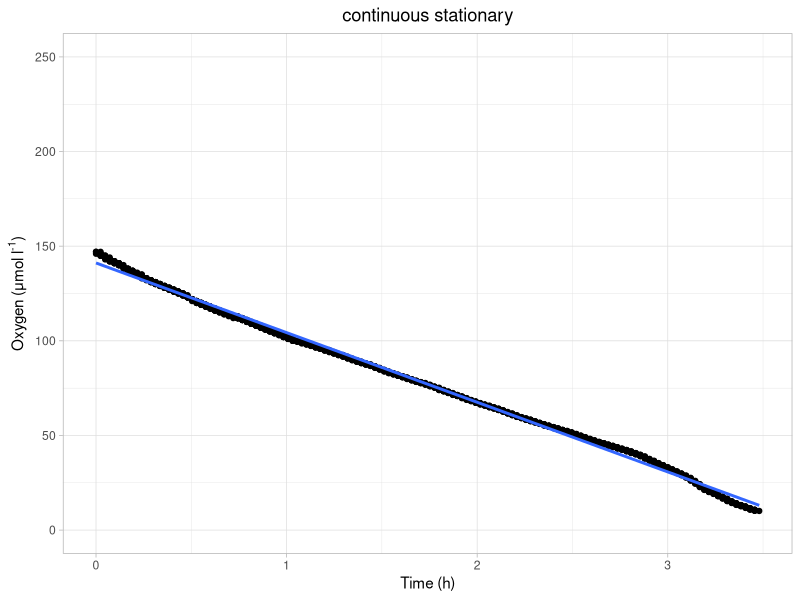
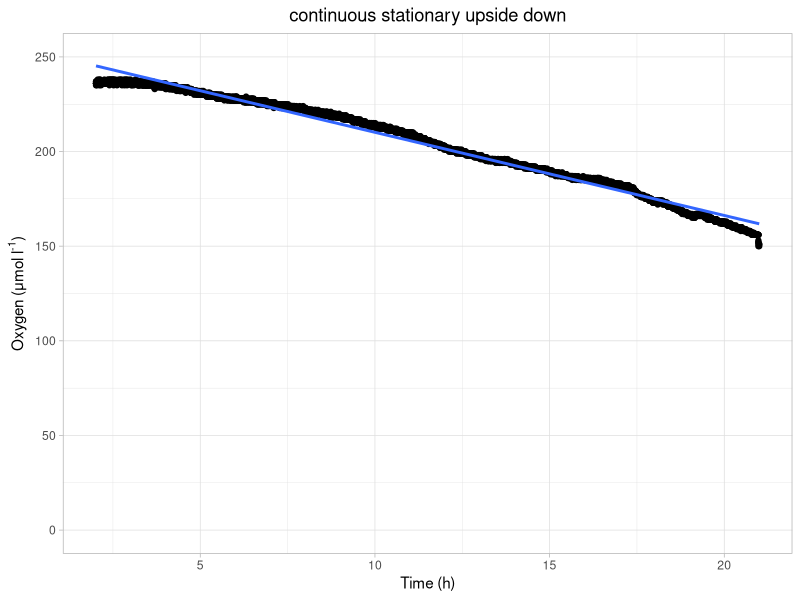
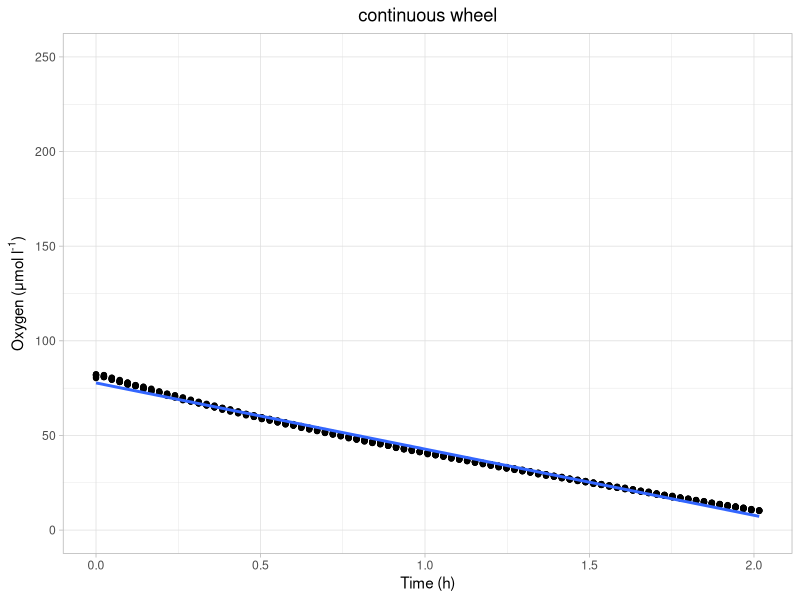

Generate these figures, in order, with R: (Note: this script raises an error after producing the figures.)
library(dplyr)
library(ggplot2)

setwd("/home/kai/Desktop/grad_school/marmic/lab_rotations/rotation_3/Spiekeroog_biogeo/week5/July_methods_comparison")

cont_stat = read.csv("cont_stat.csv")
cont_stat_upside_down = read.csv("cont_stat_upside_down.csv")
cont_wheel = read.csv("cont_wheel.csv")

#filter O2 less than 10uM
cont_stat <- filter(cont_stat, oxygen>10)
cont_stat_upside_down <- filter(cont_stat_upside_down, oxygen>10, time.hours >=2)
cont_wheel <- filter(cont_wheel, oxygen>10)

#plots
continuous_stationary <- cont_stat %>%
  ggplot(aes(time.hours, oxygen)) +
  geom_point( ) +
  theme_light() +
  scale_x_continuous("Time (h)") +
  scale_y_continuous(expression(paste("Oxygen (μmol l"^"-1" *")" )), limits = c(0, 250)) +
  geom_smooth(se = FALSE, method = "lm") +
  ggtitle("continuous stationary") + theme(plot.title = element_text(hjust = 0.5))

plot(continuous_stationary)


continuous_stationary_upside_down <- cont_stat_upside_down %>%
  ggplot(aes(time.hours, oxygen)) +
  geom_point( ) +
  theme_light() +
  scale_x_continuous("Time (h)") +
  scale_y_continuous(expression(paste("Oxygen (μmol l"^"-1" *")" )), limits = c(0, 250)) +
  geom_smooth(se = FALSE, method = "lm") +
  ggtitle("continuous stationary upside down") + theme(plot.title = element_text(hjust = 0.5))

plot(continuous_stationary_upside_down)

continuous_wheel <- cont_wheel %>%
  ggplot(aes(time.hours, oxygen)) +
  geom_point( ) +
  theme_light() +
  scale_x_continuous("Time (h)") +
  scale_y_continuous(expression(paste("Oxygen (μmol l"^"-1" *")" )), limits = c(0, 250)) +
  geom_smooth(se = FALSE, method = "lm") +
  ggtitle("continuous wheel") + theme(plot.title = element_text(hjust = 0.5))

plot(continuous_wheel)

#regressions:
cont_stat_reg <-lm(oxygen~time.hours, data=cont_stat)
cont_stat_upside_down_reg <-lm(oxygen~time.hours, data=cont_stat_upside_down)
cont_wheel_reg <-lm(oxygen~time.hours, data=cont_wheel)

#cat together all the regression objects as a matrix
matrix_of_regressions <- cbind(
  beach_above_mwl_0_reg,
  lagoon_0_reg,
  lagoon_30_reg,
  lagoon_50_reg,
  lagoon_100_reg,
  berm_0_reg,
  berm_30_reg,
  berm_50_reg,
  berm_100_reg,
  low_water_line_0_reg,
  low_water_line_30_reg,
  low_water_line_50_reg,
  low_water_line_100_reg
)
#take the regression values out of the matrix of lm objects
regression_values <- 
  as.data.frame(t(as.data.frame(matrix_of_regressions[1,]))) %>% select(time.hours)

